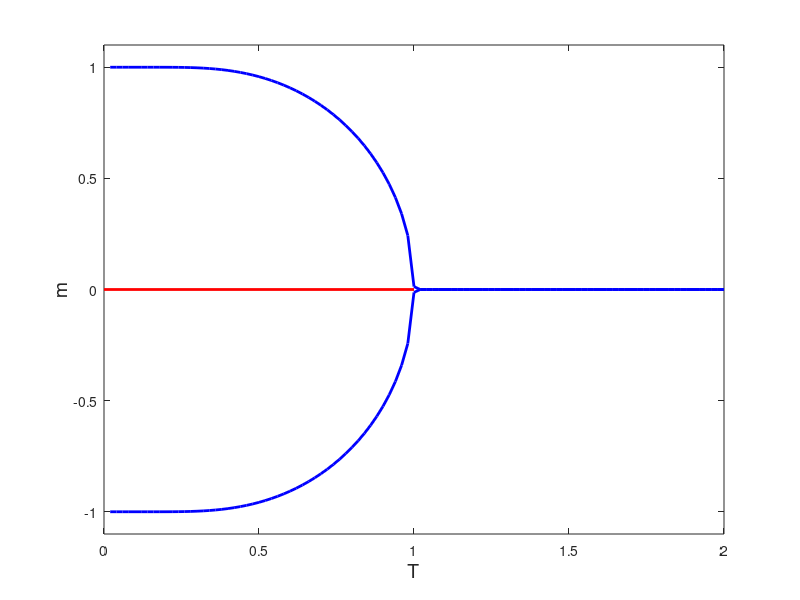

Source code (MATLAB):
%**************************************************************************
%*     Example 4.5                                                        *
%*     filename: ch04pr05.m                                               *
%*     program listing number: 4.5                                        *
%*                                                                        *
%*     This program calculates magnetization as a function of             *
%*     temperature using the mean field Ising model:                      *
%*         x = x tan(x/S)                                                 *
%*     where the variables are normalized as                              *
%*         x = m/m_0 and S=k*T/(C*m_0) .                                  *
%*                                                                        *
%*     Programed by Ryoichi Kawai for Computational Physics Course        *
%*     Revised on 01/07/2014.                                             *
%**************************************************************************
clear all;
N=101; % number of data points
tol=10^(-6);  % tolerance

dS = 2/(N-1); % step size in temperature

for i=1:N
    S=(i-1)*dS;  % temperature
    a=1/S;
    f=@(x) x - tanh(a*x);  % function
    df=@(x) 1 - a*sech(a*x)^2;  % derivative
    % Newton-Raphson method
    x=2;  % initial guess
    fx=f(x);
    while fx>tol
      x=x-fx/df(x);
      fx=f(x);
    end
    % store the magnetization and temperature  
    m(i)=x;
    t(i)=S;
end

p=plot(t,m,t,-m,[0,1],[0,0]);
xlabel('T','fontsize',14);
ylabel('m','fontsize',14);
set(p(1),'linewidth',2,'color','blue');
set(p(2),'linewidth',2,'color','blue');
set(p(3),'linewidth',2,'color','red');
axis([0 2 -1.1 1.1]);
